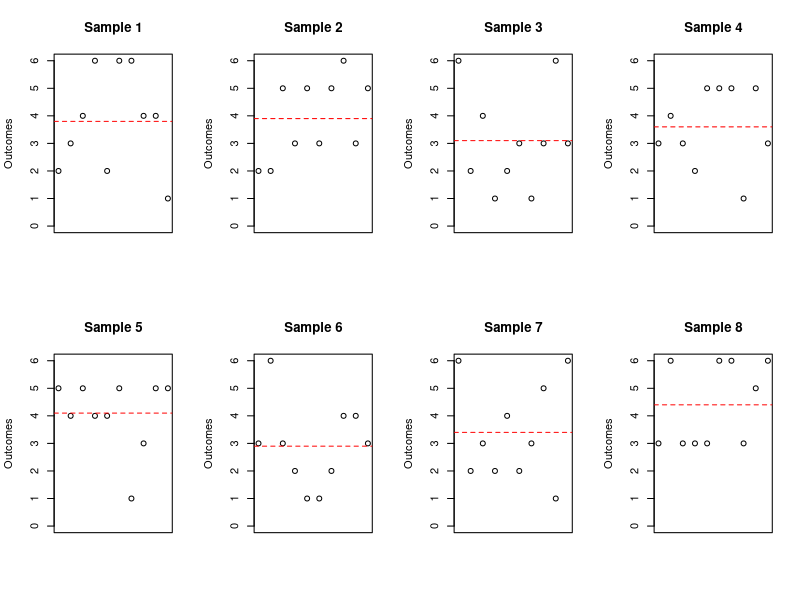
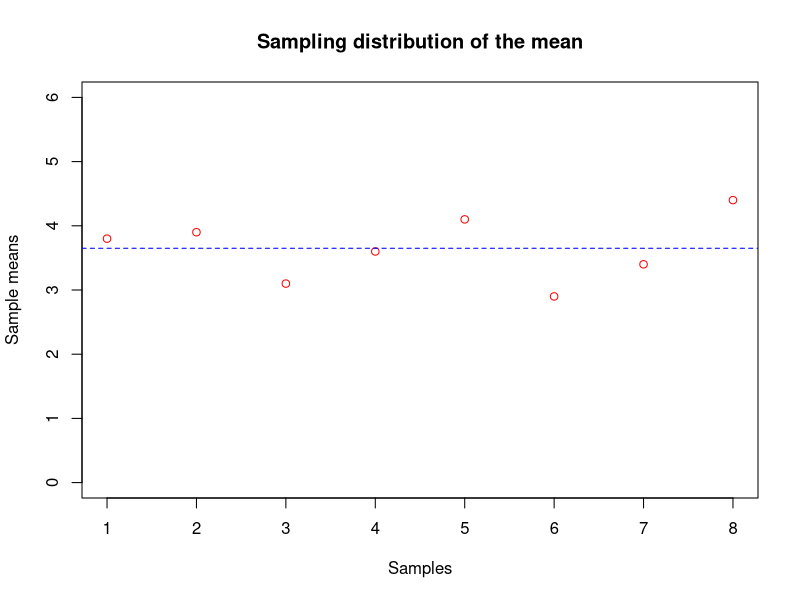
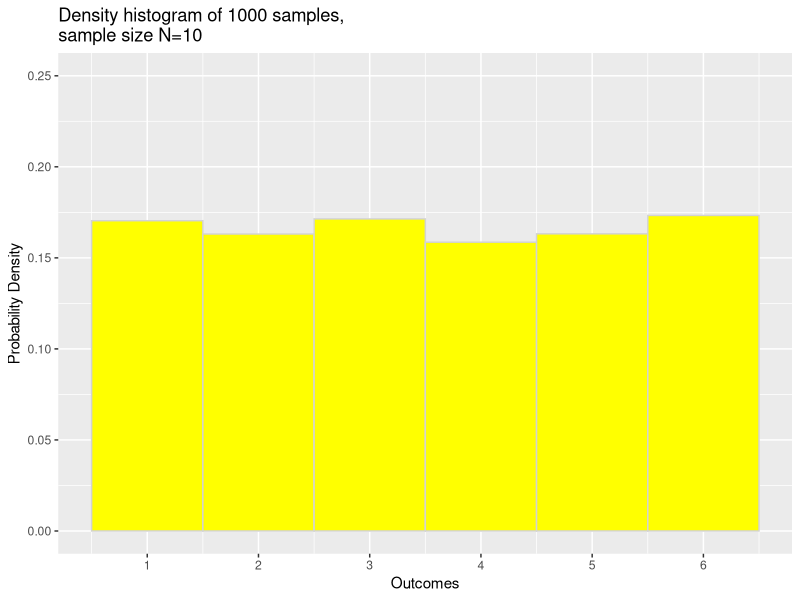
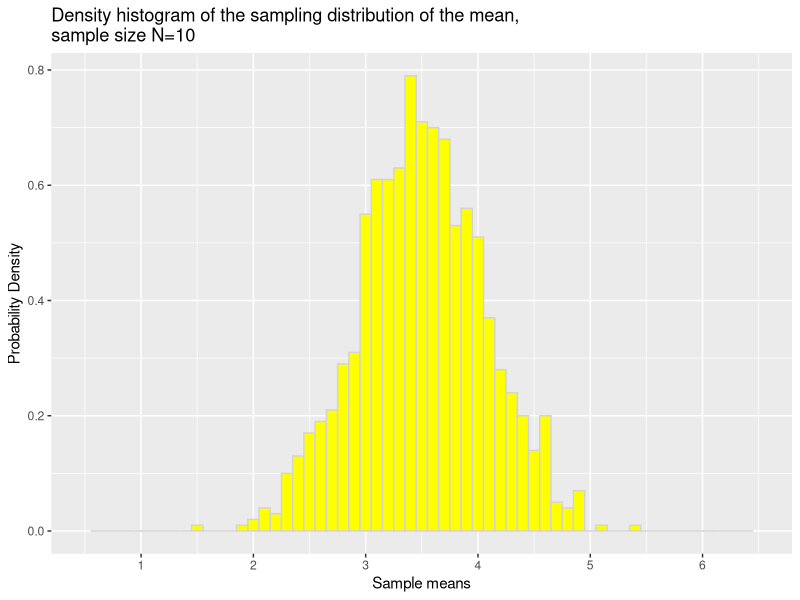
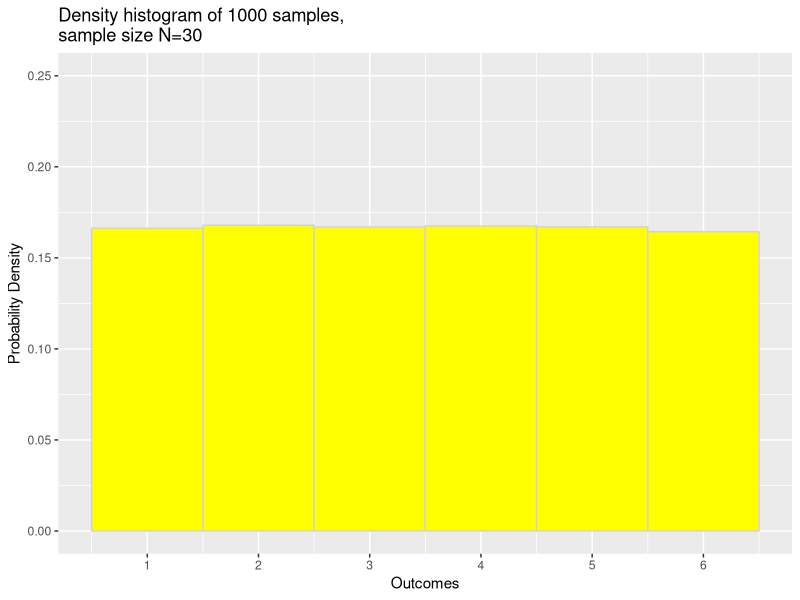
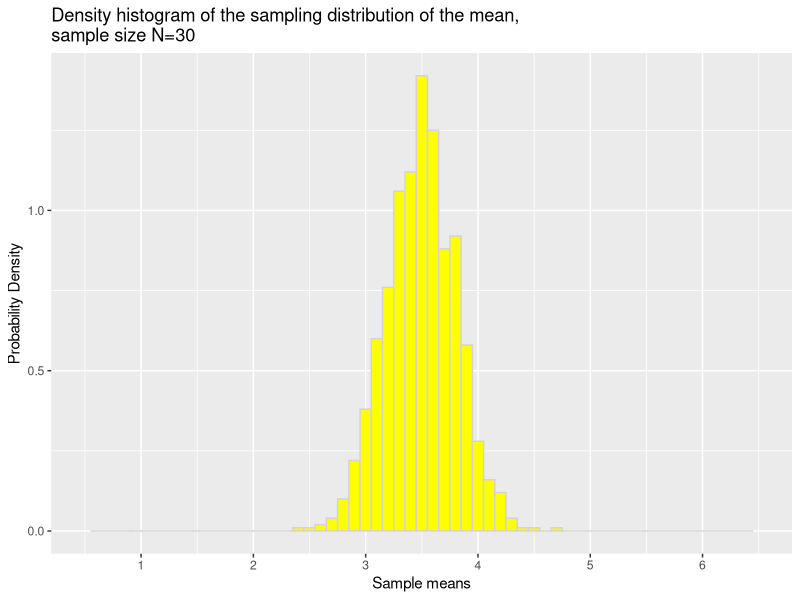

These charts were generated, in order, by the following R code:
## ---- chunk 1

set.seed(1)

N <- 10     
sample.means <- NULL
par(mfrow=c(2,4))

# Loop eight times to collect eight samples and calculate eight sample means.
for (i in 1:8) {

    # converting from continuous to discrete outcomes between 1 and 6.
    sample <- ceiling( runif( N, 0, 6) )  
    sample.mean <- mean(sample)

    plot(x=1:N, 
         y=sample, 
         main=paste("Sample",i), 
         ylim=c(0,6),
         xlab="",
         xaxt='n',
         ylab="Outcomes")
    abline(a=sample.mean,b=0,col="red",lty="dashed")

    # Remember the sample means to graph them later
    sample.means <- c(sample.means, sample.mean)
}

## ---- chunk 2

# Plot the sample.means; i.e. the sampling distribution of the mean
par(mfrow=c(1,1))
plot(x=1:8, 
     y=sample.means, 
     col="red",
     main="Sampling distribution of the mean", 
     ylim=c(0,6),
     xlab="Samples",
     ylab="Sample means")
abline(a=mean(sample.means),b=0,col="blue",lty="dashed")

## ---- chunk 3

N <- 10     
samples <- NULL
sample.means <- NULL

# Loop 1000 times to collect 1000 samples and calculate 1000 sample means.
for (i in 1:1000) {

    sample <- ceiling( runif( N, 0, 6) )  
    sample.mean <- mean(sample)

    # Remember the sample and sample mean for later
    samples <- c(samples, sample)
    sample.means <- c(sample.means, sample.mean)
}

library(ggplot2)
ggplot() + 
    geom_histogram(aes(y=..density.., x=samples), 
                   binwidth=1, 
                   fill="yellow", 
                   colour="lightgray", 
                   origin=-0.5) + 
    scale_x_continuous(breaks=1:6, limits=c(0.5,6.5)) +
    ggtitle("Density histogram of 1000 samples,\nsample size N=10") +
    geom_hline(y=1/6,linetype="dashed",size=1,colour="red") +
    geom_vline(x=3.5,linetype="dashed",size=1,colour="blue") +
    xlab("Outcomes") +
    ylab("Probability Density") +
    ylim(0, 0.25)


ggplot() + 
    geom_histogram(aes(y=..density.., x=sample.means), 
                   binwidth=0.1, 
                   fill="yellow", 
                   colour="lightgray") + 
    scale_x_continuous(breaks=1:6, limits=c(0.5,6.5)) +
    ggtitle("Density histogram of the sampling distribution of the mean,\nsample size N=10") +
    geom_vline(x=3.5,linetype="dashed",size=1,colour="blue") +
    xlab("Sample means") +
    ylab("Probability Density")

## ---- chunk 4

N <- 30     
samples <- NULL
sample.means <- NULL

# Loop 1000 times to collect 1000 samples and calculate 1000 sample means.
for (i in 1:1000) {

    sample <- ceiling( runif( N, 0, 6) )  
    sample.mean <- mean(sample)

    # Remember the sample and sample mean for later
    samples <- c(samples, sample)
    sample.means <- c(sample.means, sample.mean)
}

library(ggplot2)
ggplot() + 
    geom_histogram(aes(y=..density.., x=samples), 
                   binwidth=1, 
                   fill="yellow", 
                   colour="lightgray", 
                   origin=-0.5) + 
    scale_x_continuous(breaks=1:6, limits=c(0.5,6.5)) +
    ggtitle("Density histogram of 1000 samples,\nsample size N=30") +
    geom_hline(y=1/6,linetype="dashed",size=1,colour="red") +
    geom_vline(x=3.5,linetype="dashed",size=1,colour="blue") +
    xlab("Outcomes") +
    ylab("Probability Density") +
    ylim(0, 0.25)


ggplot() + 
    geom_histogram(aes(y=..density.., x=sample.means), 
                   binwidth=0.1, 
                   fill="yellow", 
                   colour="lightgray") + 
    scale_x_continuous(breaks=1:6, limits=c(0.5,6.5)) +
    ggtitle("Density histogram of the sampling distribution of the mean,\nsample size N=30") +
    geom_vline(x=3.5,linetype="dashed",size=1,colour="blue") +
    xlab("Sample means") +
    ylab("Probability Density")

